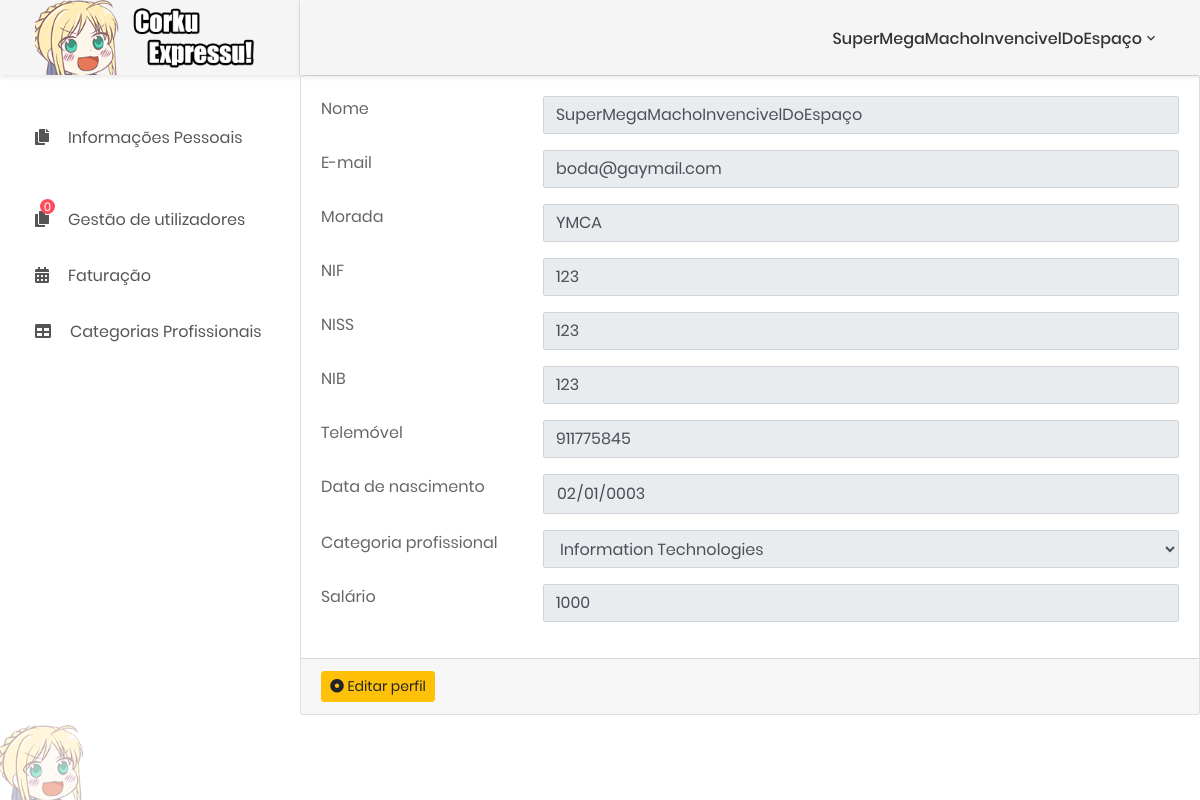
Before: /platform.php (signed in) with the older database file.
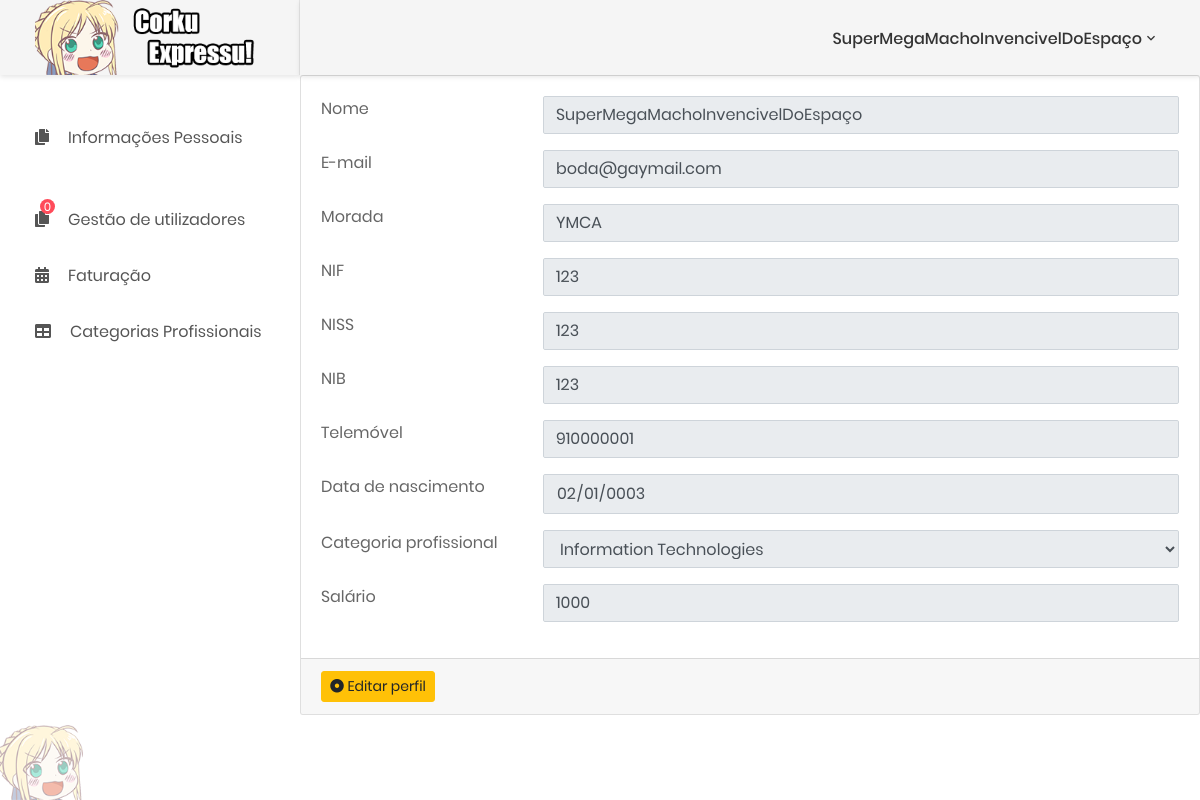
After: the same page with the newer database file.
### tables this page shows
CREATE TABLE `utilizador` (
  `id_users` int(11) NOT NULL,
  `nome_users` varchar(50) NOT NULL,
  `email` varchar(50) NOT NULL,
  `morada` varchar(100) NOT NULL,
  `nif` varchar(11) NOT NULL,
  `niss` varchar(13) NOT NULL,
  `nib` varchar(23) NOT NULL,
  `telemovel` varchar(9) NOT NULL,
  `datanasc` date NOT NULL,
  `id_catprof` int(11) NOT NULL,
  `salario` double NOT NULL,
  `password` varchar(16) NOT NULL
);

### fragments/profile.php (the view, shortened to what the changed rows need)
<form method="post">
   <div class="card">
       <div class="card-body card-block">
           <form action="" method="post" enctype="multipart/form-data" class="form-horizontal">
             <?php
              include 'connections/conn.php';
              $edit = mysqli_fetch_array(mysqli_query($conn, "SELECT * from utilizador where id_users = '$_SESSION[iduser]'"));
             ?>
               <div class="row form-group">
                   <div class="col col-md-3">
                       <label for="text-input" class=" form-control-label">Nome</label>
                   </div>
                   <div class="col-12 col-md-9">
                       <input type="text" id="text-input" name="nome_users" placeholder="Nome do colaborador" class="form-control" value="<?php echo ''.$edit["nome_users"].''?>" disabled>
                   </div>
               </div>
               <div class="row form-group">
                   <div class="col col-md-3">
                       <label for="email-input" class=" form-control-label">E-mail</label>
                   </div>
                   <div class="col-12 col-md-9">
                       <input type="email" id="email-input" name="email" placeholder="nomedocolaborador.numerodocolaborador@empresa.pt" class="form-control" value="<?php echo ''.$edit["email"].''?>"disabled>
                   </div>
               </div>
               <div class="row form-group">
                   <div class="col col-md-3">
                       <label for="text-input" class=" form-control-label">Morada</label>
                   </div>
                   <div class="col-12 col-md-9">
                       <input type="text" id="text-input" name="morada" placeholder="Morada do colaborador" class="form-control"value="<?php echo ''.$edit["morada"].''?>"disabled>
                   </div>
               </div>
               <div class="row form-group">
                   <div class="col col-md-3">
                       <label for="text-input" class=" form-control-label">NIF</label>
                   </div>
                   <div class="col-12 col-md-9">
                       <input type="text" id="text-input" name="nif" placeholder="NIF do colaborador" class="form-control" value="<?php echo ''.$edit["nif"].''?>"disabled>
                   </div>
               </div>
               <div class="row form-group">
                   <div class="col col-md-3">
                       <label for="text-input" class=" form-control-label">NISS</label>
                   </div>
                   <div class="col-12 col-md-9">
                       <input type="text" id="text-input" name="niss" placeholder="NISS do colaborador" class="form-control" value="<?php echo ''.$edit["niss"].''?>"disabled>
                   </div>
               </div>
               <div class="row form-group">
                   <div class="col col-md-3">
                       <label for="text-input" class=" form-control-label">NIB</label>
                   </div>
                   <div class="col-12 col-md-9">
                       <input type="text" id="text-input" name="nib" placeholder="NIB do colaborador" class="form-control" value="<?php echo ''.$edit["nib"].''?>"disabled>
                   </div>
               </div>
               <div class="row form-group">
                   <div class="col col-md-3">
                       <label for="text-input" class=" form-control-label">Telemóvel</label>
                   </div>
                   <div class="col-12 col-md-9">
                       <input type="tel" id="text-input" name="telemovel" placeholder="900000" class="form-control" value="<?php echo ''.$edit["telemovel"].''?>"disabled>
                   </div>
               </div>
               <div class="row form-group">
                   <div class="col col-md-3">
                       <label for="text-input" class=" form-control-label">Data de nascimento</label>
                   </div>
                   <div class="col-12 col-md-9">
                       <input type="date" id="text-input" name="datanasc" placeholder="" class="form-control" value="<?php echo ''.$edit["datanasc"].''?>"disabled>
                   </div>
               </div>
               <div class="row form-group">
                   <div class="col col-md-3">
                       <label for="select" class=" form-control-label">Categoria profissional</label>
                   </div>
                   <div class="col-12 col-md-9">
                       <select name="id_catprof" id="select" class="form-control" value="<?php echo ''.$edit["id_catprof"].''?>" disabled>
                         <?php
                         include 'connections/conn.php';
                           $opcoes = mysqli_query($conn, "SELECT id_catprof, nome_catprof from categprofissional where id_catprof = '$edit[id_catprof]'");
                           while($eopcoes = mysqli_fetch_array($opcoes)){
                             echo'<option value="'.$eopcoes["id_catprof"].'">'.$eopcoes["nome_catprof"].'</option>';
                           }
                         ?>
                       </select>
                   </div>
               </div>
               <div class="row form-group">
                   <div class="col col-md-3">
                       <label for="text-input" class=" form-control-label">Salário</label>
                   </div>
                   <div class="col-12 col-md-9">
                       <input type="number" id="text-input" min="1" step="any" name="salario" placeholder="900000" class="form-control"value="<?php echo ''.$edit["salario"].''?>"disabled>
                   </div>
               </div>
           </form>
       </div>
       <div class="card-footer">
         <a href="?an=6">
           <button type="submit" class="btn btn-warning btn-sm" name="submitInfo">
               <i class="fa fa-dot-circle-o"></i> Editar perfil
           </button>
         </a>
       </div>
 </form>

Changed rows visible on the page:
changed utilizador "SuperMegaMachoInvencivelDoEspaço": telemovel "911775845" → "910000001"
